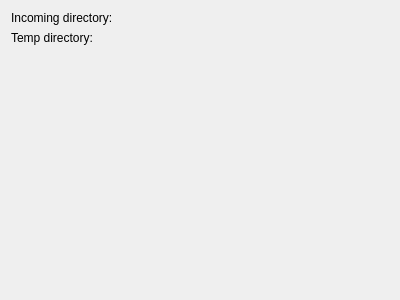
<?xml version="1.0" encoding="UTF-8"?>
<ui version="4.0">
 <class>DirectoryPage</class>
 <widget class="PreferenceWidget" name="DirectoryPage">
  <property name="geometry">
   <rect>
    <x>0</x>
    <y>0</y>
    <width>400</width>
    <height>300</height>
   </rect>
  </property>
  <layout class="QVBoxLayout" name="verticalLayout">
   <item>
    <layout class="QFormLayout" name="formLayout">
     <item row="0" column="0">
      <widget class="QLabel" name="label">
       <property name="text">
        <string>Incoming directory: </string>
       </property>
      </widget>
     </item>
     <item row="0" column="1">
      <widget class="KUrlRequester" name="m_incomingUrl">
       <property name="mode">
        <set>KFile::Directory|KFile::ExistingOnly|KFile::LocalOnly</set>
       </property>
      </widget>
     </item>
     <item row="1" column="0">
      <widget class="QLabel" name="label_2">
       <property name="text">
        <string>Temp directory: </string>
       </property>
      </widget>
     </item>
     <item row="1" column="1">
      <widget class="KUrlRequester" name="m_tempUrl">
       <property name="mode">
        <set>KFile::Directory|KFile::ExistingOnly|KFile::LocalOnly</set>
       </property>
      </widget>
     </item>
    </layout>
   </item>
   <item>
    <spacer name="verticalSpacer">
     <property name="orientation">
      <enum>Qt::Vertical</enum>
     </property>
     <property name="sizeHint" stdset="0">
      <size>
       <width>20</width>
       <height>40</height>
      </size>
     </property>
    </spacer>
   </item>
  </layout>
 </widget>
 <customwidgets>
  <customwidget>
   <class>PreferenceWidget</class>
   <extends>QWidget</extends>
   <header>preferencewidget.h</header>
   <container>1</container>
  </customwidget>
  <customwidget>
   <class>KUrlRequester</class>
   <extends>QFrame</extends>
   <header>kurlrequester.h</header>
  </customwidget>
 </customwidgets>
 <resources/>
 <connections/>
</ui>
